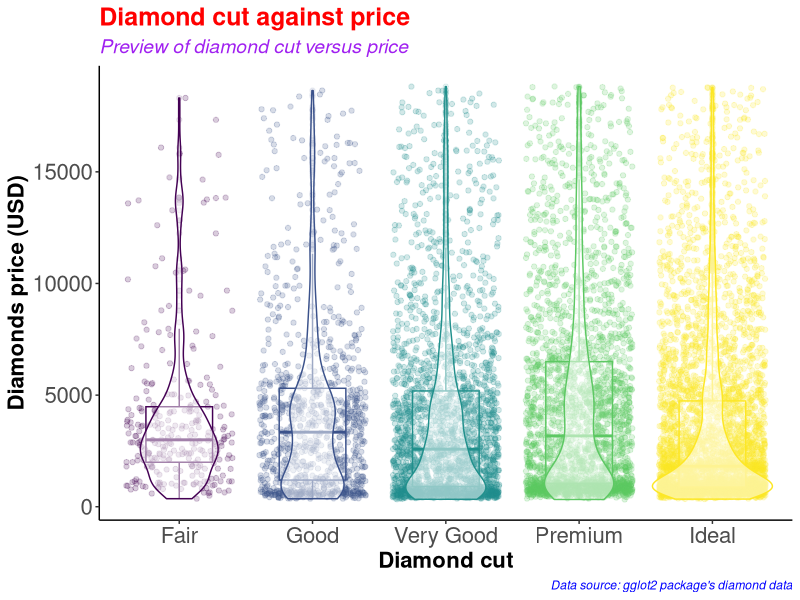
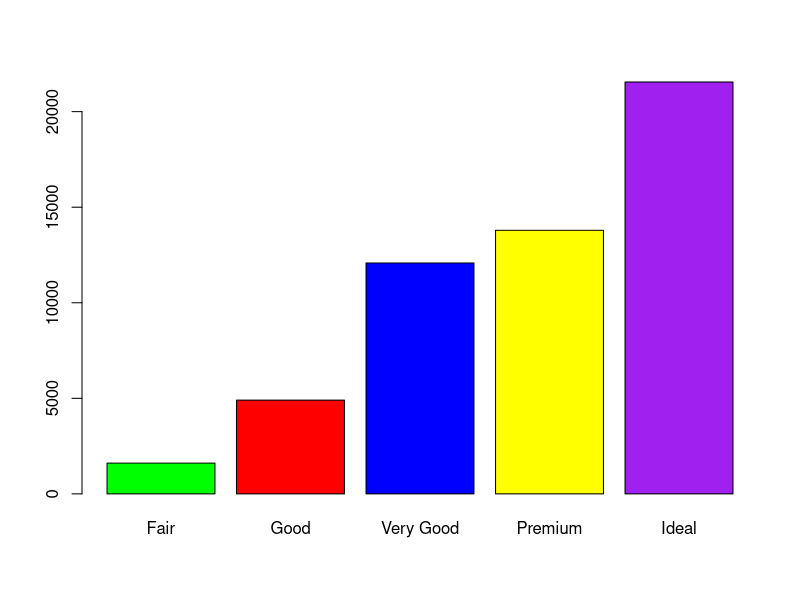
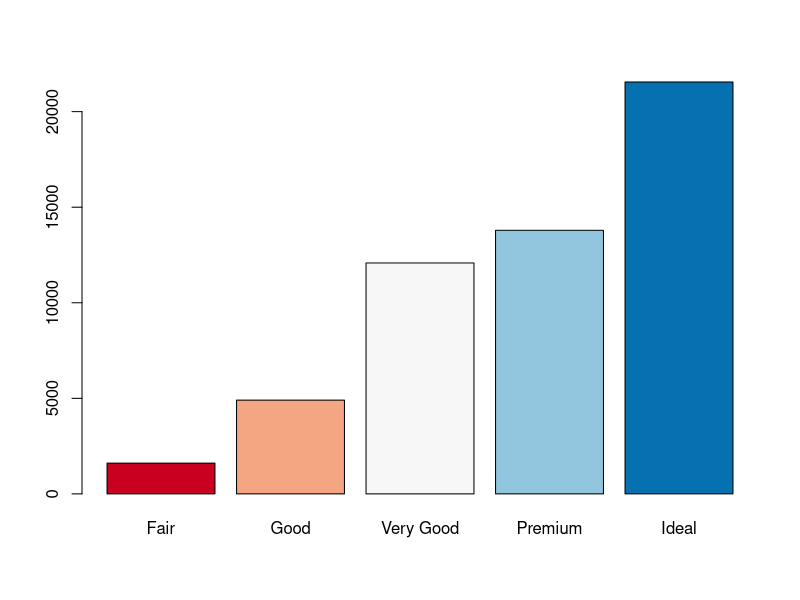
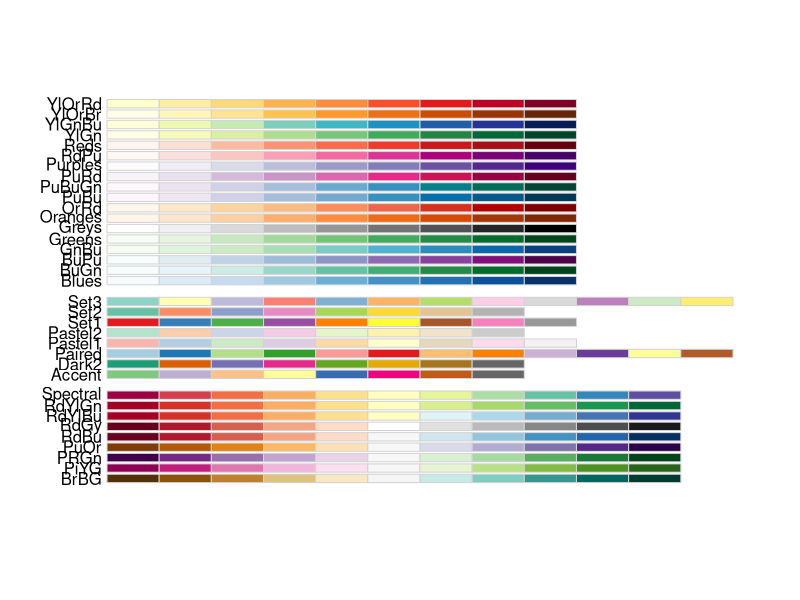
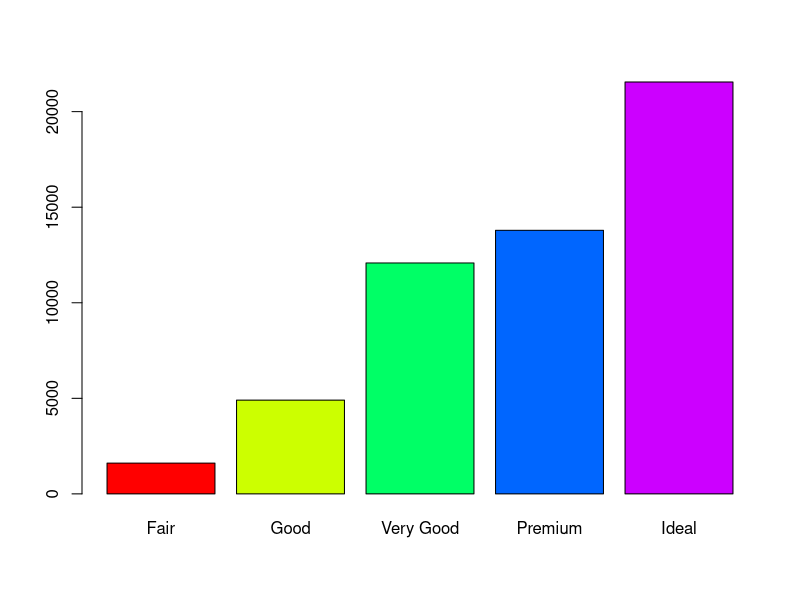
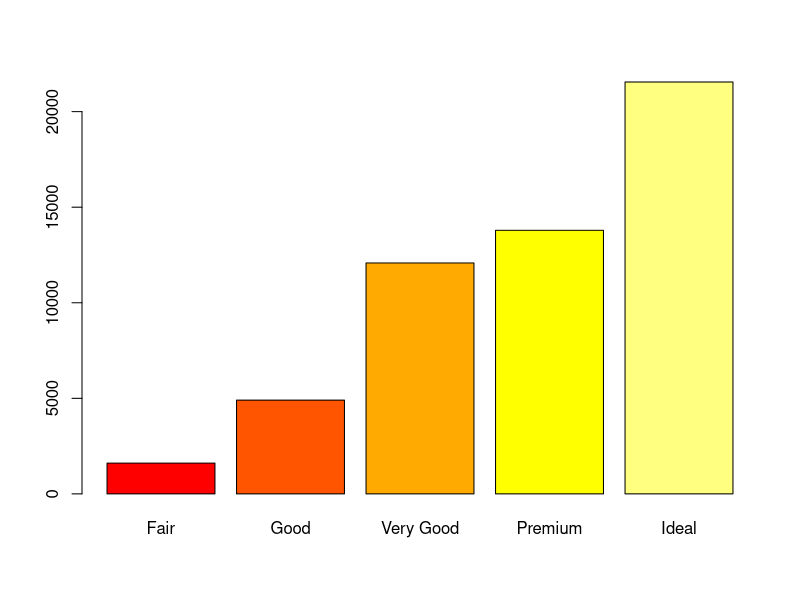
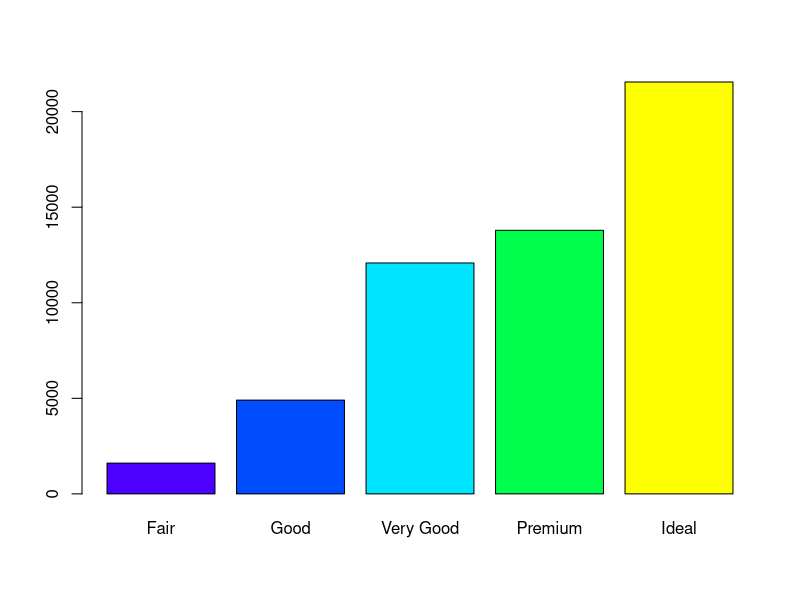
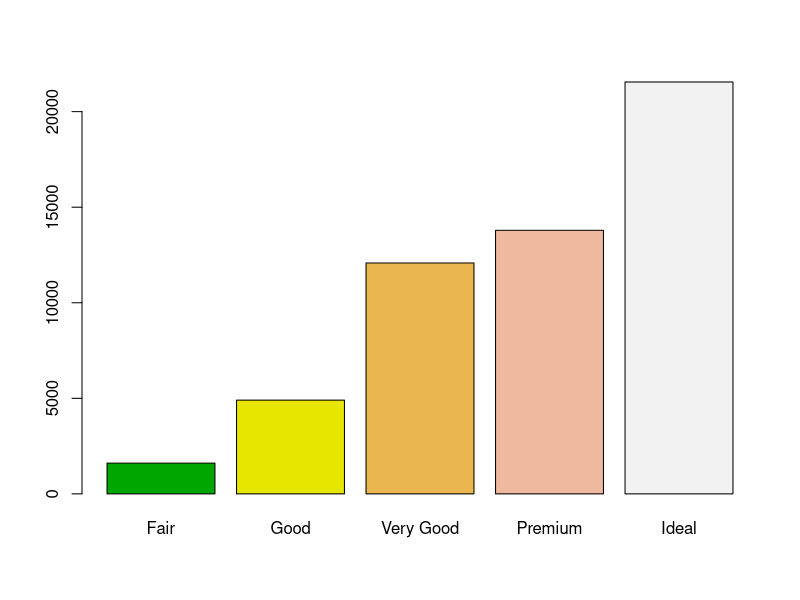

Write the R code that produced these figures, in order.
#########################################
# Name: Wyclife Agumba Oluoch           #   
# E-mail: wyclifeoluoch@gmail.com       #
# GitHub: https://github.com/Wycology   #
# Task: Boxplot and violin plots in one #
# Date: 4th Jan 2021                    #
# Last edited: 18th Feb 2021            #
#########################################

# Loading the necessary libraries for the project
library(tidyverse) # This is for data wrangling and plotting
library(RColorBrewer) # This is for generating color pallets for the plots.

diamonds_df <- diamonds # Saving the diamonds data to a new object in R.

head(diamonds) # Checking the variables in the data-set for subsequent analyses
nrow(diamonds) # Checking for the number of rows in the data. 53940 observations
ncol(diamonds) # Checking the number of variables in the data-set. 10 variables

diamonds_df %>% # Picking the diamonds data object, and then
  slice_sample(n = 0.2*(nrow(diamonds))) %>% # Picking a portion of the data-set
  ggplot(aes(x = cut, y = price, color = cut)) + # Adding the mapping variables
  geom_point(position = "jitter", alpha = 0.2) + # Adding jitter and alpha
  geom_boxplot(alpha = 0.1, width = 0.5) + # Modifying dimensions of the boxplot 
  geom_violin(alpha = 0.5) + # Adding violin plot on top of the box and jitter
  theme_classic() + # Adding my preferred theme for publication.
  theme(legend.position = "none") + # Removing the legend; it is on the x-axis
  labs(x = "Diamond cut", # Labels the x-axis.
       y = "Diamonds price (USD)", # Labeling the y-axis
       title = "Diamond cut against price", # Setting tibble of the plot
       subtitle = "Preview of diamond cut versus price",
       caption = "Data source: gglot2 package's diamond data") +
  theme(axis.text = element_text(size=16),
        axis.title = element_text(size=16,face="bold")) +
  theme(plot.title = element_text(color = 'red', size = 18, face = 'bold'),
        plot.subtitle = element_text(color = 'purple', size = 14, face = 'italic'),
        plot.caption = element_text(color = 'blue', face = 'italic'))

diamonds %>% 
  filter(cut == 'Very Good') %>% 
  nrow()

diamonds %>% 
  select(cut) %>% 
  table() %>% 
  barplot(col = c('green', 'red', 'blue', 'yellow', 'purple'))

# Instead of specifying the colors, we can simply use the color brewer panel 

diamonds %>% 
  select(cut) %>% 
  table() %>% 
  barplot(col = brewer.pal(n = 5, name = "RdBu"))
# To display more brewer colors options to use, run the following function:

display.brewer.all()

# Can also use rainbow colors

diamonds %>% 
  select(cut) %>% 
  table() %>% 
  barplot(col = rainbow(5))

# Can also use heat.colors
diamonds %>% 
  select(cut) %>% 
  table() %>% 
  barplot(col = heat.colors(5))

# Can also use topographic colors

diamonds %>% 
  select(cut) %>% 
  table() %>% 
  barplot(col = topo.colors(5))

# Can also use terrain colors
diamonds %>% 
  select(cut) %>% 
  table() %>% 
  barplot(col = terrain.colors(5))

# Can also use cm.colors
diamonds %>% 
  select(cut) %>% 
  table() %>% 
  barplot(col = cm.colors(5))

?getData
# That is awesome. Good for the day.
